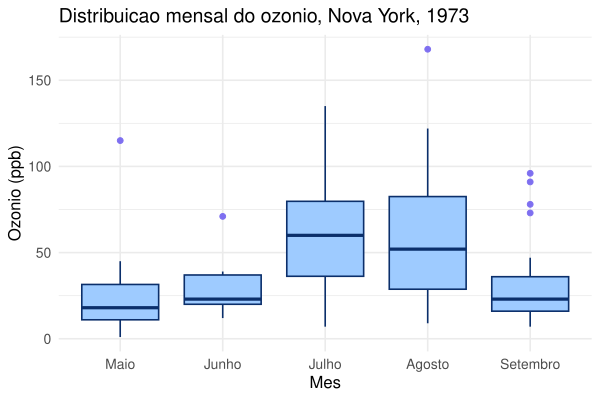

This chart was generated by the following R code:
library(ggplot2)

dados <- read.csv("airquality.csv")

dados$Mes <- factor(dados$Month,
  levels = 5:9,
  labels = c("Maio", "Junho", "Julho", "Agosto", "Setembro")
)

grafico <- ggplot(subset(dados, !is.na(Ozone)), aes(x = Mes, y = Ozone)) +
  geom_boxplot(fill = "#9ecbff", colour = "#0b2f6b", outlier.colour = "#7e6ff0") +
  labs(
    x = "Mes",
    y = "Ozonio (ppb)",
    title = "Distribuicao mensal do ozonio, Nova York, 1973"
  ) +
  theme_minimal(base_size = 12)

ggsave("figura.pdf", plot = grafico, width = 6, height = 4)
